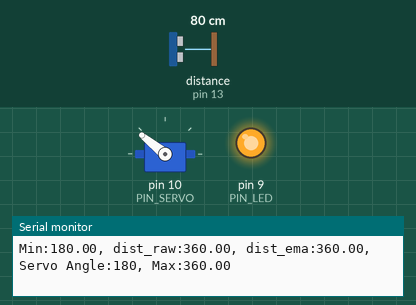
A sketch run on a simulated Arduino Uno, built with avr-gcc and run on an emulated ATmega328P. On the bench: servo, output pins drawn as LEDs (lit = HIGH), the last lines printed to the serial monitor. Wiring (inferred from the names in the program): ultrasonic range finder: trigger pin 12; echo pin 13. Inputs (shaded band) come from the test bench; at power-on: distance to the obstacle (sensor on pin 13) 80 cm. The echo pulse lasts 58.3 µs per cm; pins used as bus, display or sensor lines are not drawn.

Above: at 1.2 s.
1.3 s: distance to the obstacle (sensor on pin 13) set to 18 cm
At 1.71 s:
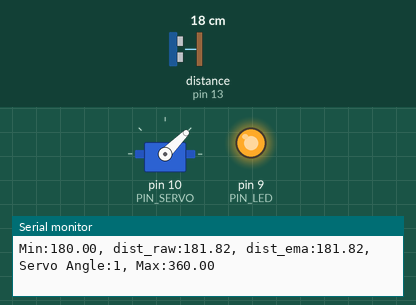
4.3 s: distance to the obstacle (sensor on pin 13) set to 35 cm
At 5.8 s:
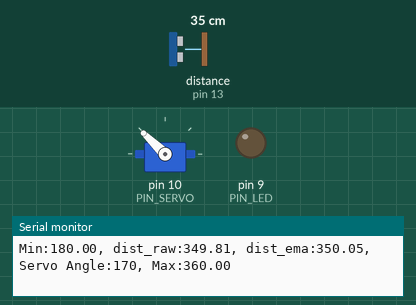
7.3 s: distance to the obstacle (sensor on pin 13) set to 2 cm
At 8.4 s:
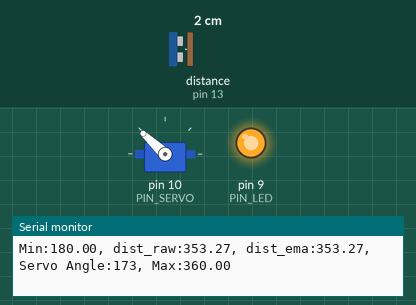
Timing chart, 0 to 10.3 s (numbered marks = the images above; inputs shaded):
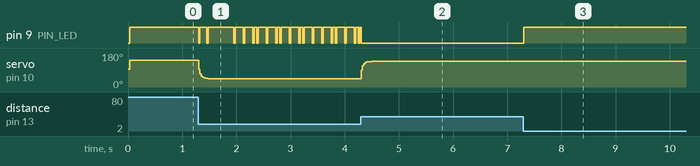

Measured:
- after the input at 1.3 s, servo on pin 10 (PIN_SERVO): 141° → 45° at once
- after the input at 7.3 s, pin 9 (PIN_LED): LOW → HIGH at once; servo on pin 10 (PIN_SERVO): stops changing and stays 137°

The sketch:

11_example_1.ino
```cpp
#include <Servo.h>

// Arduino pin assignment
#define PIN_LED   9   // LED active-low
#define PIN_TRIG  12  // sonar sensor TRIGGER
#define PIN_ECHO  13  // sonar sensor ECHO
#define PIN_SERVO 10  // servo motor

// configurable parameters for sonar
#define SND_VEL 346.0     // sound velocity at 24 celsius degree (unit: m/sec)
#define INTERVAL 25       // sampling interval (unit: msec)
#define PULSE_DURATION 10 // ultra-sound Pulse Duration (unit: usec)
#define _DIST_MIN 180.0   // minimum distance to be measured (unit: mm)
#define _DIST_MAX 360.0   // maximum distance to be measured (unit: mm)

#define TIMEOUT ((INTERVAL / 2) * 1000.0) // maximum echo waiting time (unit: usec)
#define SCALE (0.001 * 0.5 * SND_VEL)     // coefficient to convert duration to distance

#define _EMA_ALPHA 0.5    // EMA weight of new sample (range: 0 to 1)

// Target Distance
#define _TARGET_LOW  180.0
#define _TARGET_HIGH 360.0

// Servo duty cycle (NEEDS TUNING)
#define _DUTY_MIN 1000 // servo full clockwise position (0 degree)
#define _DUTY_NEU 1500 // servo neutral position (90 degree)
#define _DUTY_MAX 2000 // servo full counterclockwise position (180 degree)

// global variables
float dist_ema = _DIST_MAX, dist_prev = _DIST_MAX; // unit: mm
unsigned long last_sampling_time;                  // unit: ms

Servo myservo;

void setup() {
  // initialize GPIO pins
  pinMode(PIN_LED, OUTPUT);
  pinMode(PIN_TRIG, OUTPUT);    // sonar TRIGGER
  pinMode(PIN_ECHO, INPUT);     // sonar ECHO
  digitalWrite(PIN_TRIG, LOW);  // turn-off Sonar

  // attach servo and set to neutral
  myservo.attach(PIN_SERVO);
  myservo.writeMicroseconds(_DUTY_NEU);

  // initialize serial port
  Serial.begin(57600);
}

void loop() {
  float dist_raw;

  // wait until next sampling time
  if (millis() < (last_sampling_time + INTERVAL))
    return;

  dist_raw = USS_measure(PIN_TRIG, PIN_ECHO); // read distance

  // Apply range filter
  if (dist_raw == 0.0 || dist_raw > _DIST_MAX || dist_raw < _DIST_MIN) {
    dist_raw = dist_prev;          // Use previous distance when out of range
    digitalWrite(PIN_LED, HIGH);   // LED OFF
  } else {
    dist_prev = dist_raw;
    digitalWrite(PIN_LED, LOW);    // LED ON
  }

  // Apply EMA filter
  dist_ema = _EMA_ALPHA * dist_raw + (1 - _EMA_ALPHA) * dist_ema;

  // Map distance to servo angle (0-180 degrees based on distance)
  int servo_angle = map(dist_ema, _DIST_MIN, _DIST_MAX, 0, 180);
  int duty = map(servo_angle, 0, 180, _DUTY_MIN, _DUTY_MAX);
  myservo.writeMicroseconds(duty);

  // Output data to serial port
  Serial.print("Min:");    Serial.print(_DIST_MIN);
  Serial.print(", dist_raw:"); Serial.print(dist_raw);
  Serial.print(", dist_ema:"); Serial.print(dist_ema);
  Serial.print(", Servo Angle:"); Serial.print(servo_angle);
  Serial.print(", Max:");  Serial.print(_DIST_MAX);
  Serial.println("");

  // update last sampling time
  last_sampling_time += INTERVAL;
}

// get a distance reading from USS. return value is in millimeter.
float USS_measure(int TRIG, int ECHO) {
  digitalWrite(TRIG, HIGH);
  delayMicroseconds(PULSE_DURATION);
  digitalWrite(TRIG, LOW);
  return pulseIn(ECHO, HIGH, TIMEOUT) * SCALE; // unit: mm
}
```
